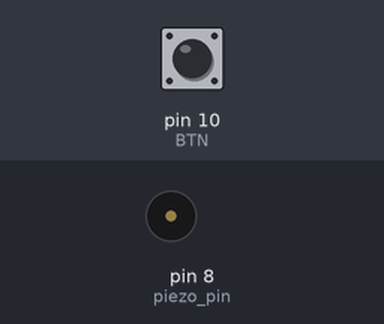
Bench run of a sketch on a simulated Arduino Uno, built with avr-gcc and run on an emulated ATmega328P. On the bench: buzzer (waves = sounding). The inputs (shaded band) are chosen by the test bench; at power-on: pin 10 (BTN) HIGH. What the sketch prints to the serial monitor is not drawn.

Above: at 1.2 s.
1.3 s: pin 10 (BTN) pulled LOW for 0.15 s
At 1.7 s:
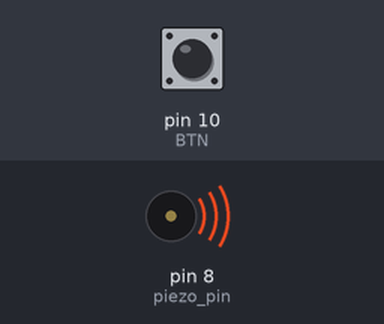
3.4 s: pin 10 (BTN) pulled LOW for 3.2 s
At 8.4 s:
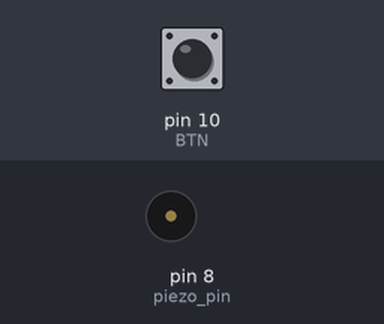
Timing chart, 0 to 9.9 s (numbered marks = the images above; inputs shaded):
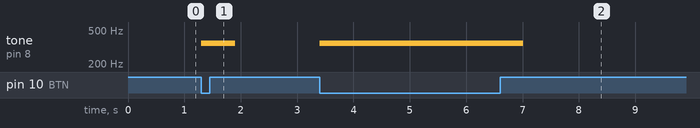

The sketch:

03_PIEZO_03.ino
```cpp
const int BTN = 10;
const int piezo_pin = 8;
const int melody[] = {
  262, 294, 330, 349, 392, 440, 494, 523
};


void setup() {
  Serial.begin(9600);
  pinMode(BTN,INPUT_PULLUP);
  pinMode(piezo_pin, OUTPUT);
}

void loop() {
  int BTNstate= digitalRead(BTN);
  digitalWrite(piezo_pin,LOW); //디버깅 코드

  if(BTNstate == LOW){
    Serial.println("부저 ON");
    // digitalWrite(piezo_pin, HIGH);
    tone(piezo_pin, melody[3], 500); // tone 하나는 한 개만 인식한다. 여러개 써야 멜로디 연주 가능하다.
  } else {
    Serial.println("부저 OFF");
  }
  delay(100);
}
```

Measured:
- after the input at 1.3 s, tone on pin 8 (piezo_pin): silent → 349 Hz at once, → silent 0.60 s later
- after the input at 3.4 s, tone on pin 8 (piezo_pin): silent → 349 Hz at once, → silent 3.6 s later
